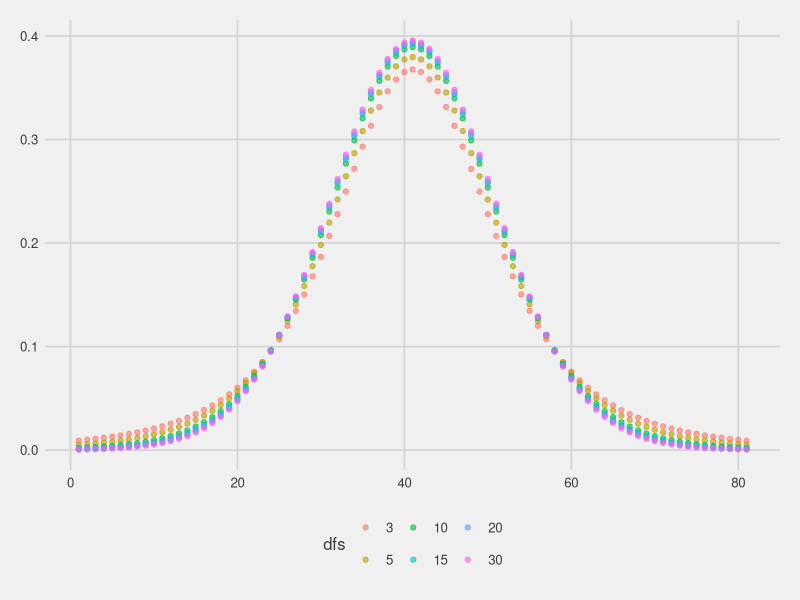

R code for this plot:
library(ggthemes)
library(ggplot2)
library(tidyr)

t_dists <- purrr::map(c(3,5,10,15,20,30),
                      .f = function(x) dt(seq(-4,4,by=0.1), df = x))

t_df <- as.data.frame(t_dists)

names(t_df)[1:6] <- c("3","5","10","15","20","30")

plot_df <- gather(t_df,value="probs")

plot_df$ID <- rep(x=(1:81),6)

names(plot_df)[1] <- "dfs" 
plot_df$dfs <- factor(plot_df$dfs,levels = c("3","5","10","15","20","30"))
  
ggplot(plot_df,aes(y=probs, x=ID,color=dfs))+
  geom_point(alpha=0.6)+
  theme_fivethirtyeight()